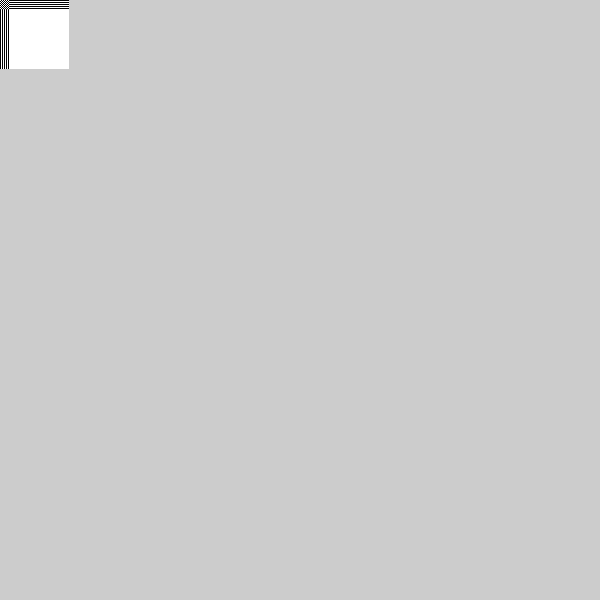
Frame 1 (no input)
Frame 60 (the mouse pressed at the canvas centre just before this capture): identical to frame 1, image omitted
Frame 120 (the mouse held since frame 60 and released just before this capture): identical to frame 1, image omitted

The Processing sketch that drew this single still picture (run headless with seeded random() and noise(); from frame 60 on, the mouse is pressed at the canvas centre):

// Processing sketch: game_of_life
// ── game_of_life.pde
Cell[] grid;

int cols = 10;
int rows = 10;



int w, h;

void setup() {
  size(600, 600);
  w = floor(width/cols);
  h = floor(height/rows);

  grid = new Cell[cols*rows];

  for (int i = 0; i < cols; i++) {
    for (int j = 0; j < rows; j++) {
    grid[index(i, j)] = new Cell(i, j, (i+j)%2==0);
  }}
}

void draw() {
  noStroke();
  for (int i = 0; i < cols*rows; i++) {
    fill(grid[i].draw());
    rect(grid[i].x, grid[i].y, w, h);
  }
}

int index(int x, int y) {
  return rows * y + x;
}

// ── Cell.pde
class Cell{
  int x, y;
  boolean isAlive= true;
  
  Cell(int x, int y, boolean isAlive){
    this.x = x;
    this.y = y;
    this.isAlive = isAlive;
  }
  
  
  
  color draw(){
    return isAlive ? color(255, 255, 255) : color(0, 0, 0);
  }
}
